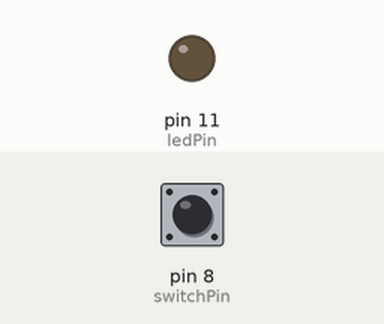
Recording of a sketch running on a simulated Arduino Uno, built with avr-gcc and run on an emulated ATmega328P. On the bench: output pins drawn as LEDs (lit = HIGH). The inputs (shaded band) are chosen by the test bench; at power-on: pin 8 (switchPin) LOW.

Above: at 1.2 s.
1.3 s: pin 8 (switchPin) pulled HIGH for 1 s
At 3.2 s:
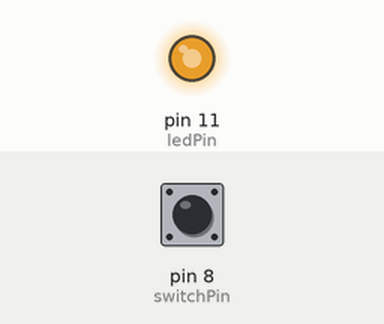
4.3 s: pin 8 (switchPin) pulled HIGH for 0.15 s
At 4.45 s:
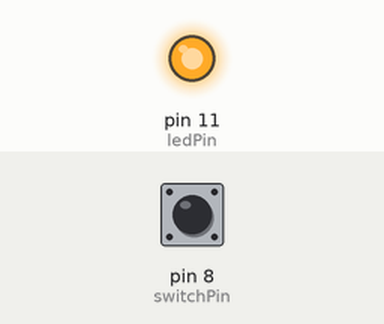
6.0 s: pin 8 (switchPin) pulled HIGH for 3.2 s
At 9.7 s:
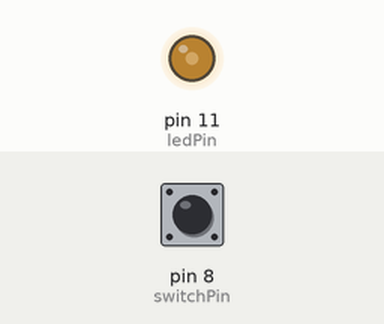
Timing chart, 0 to 11.2 s (numbered marks = the images above; inputs shaded):
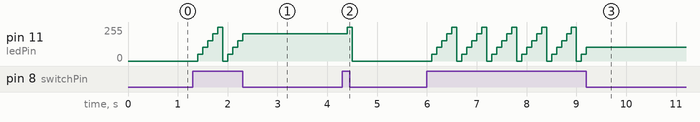

Measured:
- after the input at 1.3 s, pin 11 (ledPin): 0/255 → 51/255 after 0.10 s, → 102/255 0.10 s later, → 153/255 0.10 s later, → 204/255 0.10 s later, … (10 changes in this stretch)
- after the input at 4.3 s, pin 11 (ledPin): 204/255 → 255/255 after 0.10 s, → 0/255 0.10 s later
- after the input at 6.0 s, pin 11 (ledPin): 0/255 → 51/255 after 0.10 s, then repeats every 0.60 s: 102/255 0.10 s, 153/255 0.10 s, 204/255 0.10 s, 255/255 0.10 s, 0/255 0.10 s, 51/255 0.10 s, until it stays 102/255 from 9.2 s

The sketch:

pwm.ino
```cpp
int switchPin =8;
int ledPin = 11;
//boolean lastButton = LOW;
//boolean currentButton =LOW;
int ledLevel = 0 ;

void setup()
{
  pinMode(switchPin,INPUT);
  pinMode(ledPin,OUTPUT);
}
/*boolean debounce(boolean last)
{
  boolean current = digitalRead(switchPin);
  if(last != current)
  {
    delay(5);
    current = digitalRead(switchPin);
  }
  return current;
}*/

void loop()
{
  //currentButton = debounce(lastButton);
  //if (lastButton == LOW && currentButton == HIGH)
  if (digitalRead(switchPin) == HIGH)
  {
    ledLevel = ledLevel + 51;
  }
    //lastButton = currentButton;
  delay(100);
  if (ledLevel > 255) ledLevel = 0;
  analogWrite(ledPin,ledLevel);

}
```
